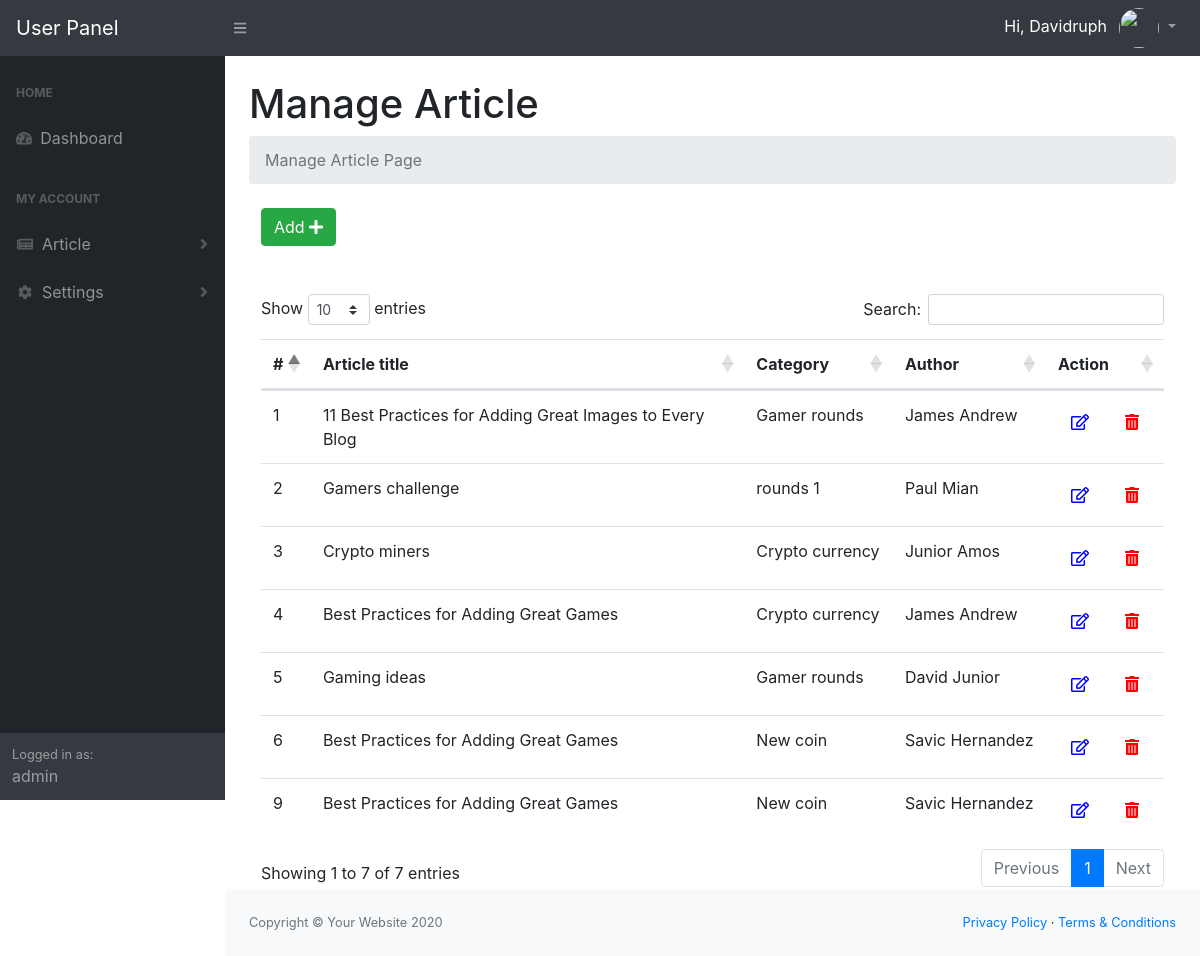
The page /user/manage-article.php (signed in) on the database its author committed.
### tables this page shows
CREATE TABLE IF NOT EXISTS `article` (
  `id` int(11) NOT NULL AUTO_INCREMENT,
  `user_id` int(11) NOT NULL,
  `title` varchar(255) NOT NULL,
  `author` varchar(255) NOT NULL,
  `description` text NOT NULL,
  `image` varchar(255) NOT NULL,
  `category` varchar(255) NOT NULL,
  `created_on` timestamp NOT NULL DEFAULT CURRENT_TIMESTAMP ON UPDATE CURRENT_TIMESTAMP,
  `Is_Active` int(11) DEFAULT NULL,
  PRIMARY KEY (`id`)
);

### user/manage-article.php (the view, shortened to what this page needs)
<?php
require 'functions/dbconn.php';
$sql = 'SELECT * FROM article WHERE Is_Active=1';
$statement = $connection->prepare($sql);
$statement->execute();
$article = $statement->fetchAll(PDO::FETCH_ASSOC);
?>
<?php
    include('include/header.php');
?>
<?php
    include('include/sidebar.php');
?>
<main>
    <div class="container-fluid">
        <h1 class="mt-4">Manage Article</h1>
        <ol class="breadcrumb mb-4">
            <li class="breadcrumb-item active">Manage Article Page</li>
        </ol>
        <div class="col-md-12">
            <div class="demo-box m-t-20">
                <div class="m-b-30">
                    <a href="add-article.php">
                    <button id="addToTable" class="btn btn-success waves-effect waves-light">Add <i class="fa fa-plus" ></i></button>
                    </a>
                </div>
                <br>
                <br>
            <div class="table-responsive">
                <table class="table m-0 table-colored-bordered table-bordered-primary" id="dataTable">
                    <thead>
                        <tr>
                            <th>#</th>
                            <th>Article title</th>
                            <th>Category</th>
                            <th>Author</th>
                            <th>Action</th>
                        </tr>
                    </thead>
                    <tbody>
                     <?php foreach($article as $art): ?>
					<tr>
						<td><?php echo $art['id']; ?></td>
                        <td><?php echo $art['title']; ?></td>
                        <td><?php echo $art['category']; ?></td>
                        <td><?php echo $art['author']; ?></td>
						<td style="display: inline-flex;">
              <form action="edit-article.php" method="post">
                  <button type="submit" name="btn_edit" class="btn" style="color: blue;"><i class="far fa-edit"></i></button>
              </form>
          <form action="manage-article.php" method="post">
              <button type="submit" name="delete_btn" class="btn " onclick="return confirm('Are you sure you want to delete this record?');" style="margin-left: 10px;color: red;"><i class="fas fa-trash-alt"></i></button>
          </form>
            </td>
					</tr>
          <?php endforeach; ?>
                    </tbody>
                </table>
                </div>
            </div>
        </div>
    </div>
</main>
<?php
    include('include/footer.php');
?>
<?php
    include('include/scripts.php');
?>

### rows shown on the page
article: id "1", title "11 Best Practices for Adding Great Images to Every Blog", category "Gamer rounds", author "James Andrew"
article: id "2", title "Gamers challenge", category "rounds 1", author "Paul Mian"
article: id "3", title "Crypto miners", category "Crypto currency", author "Junior Amos"
article: id "4", title "Best Practices for Adding Great Games", category "Crypto currency", author "James Andrew"
article: id "5", title "Gaming ideas", category "Gamer rounds", author "David Junior"
article: id "6", title "Best Practices for Adding Great Games", category "New coin", author "Savic Hernandez"
article: id "9", title "Best Practices for Adding Great Games", category "New coin", author "Savic Hernandez"

### other values the page prints
$user "Davidruph"
$role "admin"
